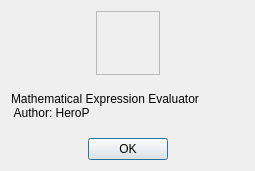
<?xml version="1.0" encoding="UTF-8"?>
<ui version="4.0">
 <class>aboutDialog</class>
 <widget class="QDialog" name="aboutDialog">
  <property name="geometry">
   <rect>
    <x>0</x>
    <y>0</y>
    <width>255</width>
    <height>171</height>
   </rect>
  </property>
  <property name="sizePolicy">
   <sizepolicy hsizetype="Fixed" vsizetype="Fixed">
    <horstretch>0</horstretch>
    <verstretch>0</verstretch>
   </sizepolicy>
  </property>
  <property name="windowTitle">
   <string>About</string>
  </property>
  <property name="windowIcon">
   <iconset resource="icon.qrc">
    <normaloff>:/Tutorial.ico</normaloff>:/Tutorial.ico</iconset>
  </property>
  <layout class="QVBoxLayout" name="verticalLayout">
   <item>
    <layout class="QHBoxLayout" name="horizontalLayout">
     <item>
      <spacer name="horizontalSpacer">
       <property name="orientation">
        <enum>Qt::Horizontal</enum>
       </property>
       <property name="sizeHint" stdset="0">
        <size>
         <width>40</width>
         <height>20</height>
        </size>
       </property>
      </spacer>
     </item>
     <item>
      <widget class="QFrame" name="iconFrame">
       <property name="sizePolicy">
        <sizepolicy hsizetype="Fixed" vsizetype="Fixed">
         <horstretch>0</horstretch>
         <verstretch>0</verstretch>
        </sizepolicy>
       </property>
       <property name="minimumSize">
        <size>
         <width>64</width>
         <height>64</height>
        </size>
       </property>
       <property name="maximumSize">
        <size>
         <width>64</width>
         <height>64</height>
        </size>
       </property>
       <property name="frameShape">
        <enum>QFrame::StyledPanel</enum>
       </property>
       <property name="frameShadow">
        <enum>QFrame::Raised</enum>
       </property>
       <property name="lineWidth">
        <number>1</number>
       </property>
       <layout class="QHBoxLayout" name="horizontalLayout_3">
        <property name="spacing">
         <number>0</number>
        </property>
        <property name="margin">
         <number>2</number>
        </property>
        <item>
         <widget class="QLabel" name="label">
          <property name="lineWidth">
           <number>0</number>
          </property>
          <property name="text">
           <string/>
          </property>
          <property name="pixmap">
           <pixmap resource="icon.qrc">:/Tutorial.ico</pixmap>
          </property>
          <property name="scaledContents">
           <bool>true</bool>
          </property>
         </widget>
        </item>
       </layout>
      </widget>
     </item>
     <item>
      <spacer name="horizontalSpacer_2">
       <property name="orientation">
        <enum>Qt::Horizontal</enum>
       </property>
       <property name="sizeHint" stdset="0">
        <size>
         <width>40</width>
         <height>20</height>
        </size>
       </property>
      </spacer>
     </item>
    </layout>
   </item>
   <item>
    <spacer name="verticalSpacer">
     <property name="orientation">
      <enum>Qt::Vertical</enum>
     </property>
     <property name="sizeHint" stdset="0">
      <size>
       <width>20</width>
       <height>40</height>
      </size>
     </property>
    </spacer>
   </item>
   <item>
    <widget class="QLabel" name="aboutLabel">
     <property name="text">
      <string>Mathematical Expression Evaluator
 Author: HeroP</string>
     </property>
    </widget>
   </item>
   <item>
    <spacer name="verticalSpacer_2">
     <property name="orientation">
      <enum>Qt::Vertical</enum>
     </property>
     <property name="sizeHint" stdset="0">
      <size>
       <width>20</width>
       <height>40</height>
      </size>
     </property>
    </spacer>
   </item>
   <item>
    <layout class="QHBoxLayout" name="horizontalLayout_2">
     <item>
      <spacer name="horizontalSpacer_4">
       <property name="orientation">
        <enum>Qt::Horizontal</enum>
       </property>
       <property name="sizeHint" stdset="0">
        <size>
         <width>40</width>
         <height>20</height>
        </size>
       </property>
      </spacer>
     </item>
     <item>
      <widget class="QDialogButtonBox" name="buttonBox">
       <property name="orientation">
        <enum>Qt::Horizontal</enum>
       </property>
       <property name="standardButtons">
        <set>QDialogButtonBox::Ok</set>
       </property>
       <property name="centerButtons">
        <bool>true</bool>
       </property>
      </widget>
     </item>
     <item>
      <spacer name="horizontalSpacer_3">
       <property name="orientation">
        <enum>Qt::Horizontal</enum>
       </property>
       <property name="sizeHint" stdset="0">
        <size>
         <width>40</width>
         <height>20</height>
        </size>
       </property>
      </spacer>
     </item>
    </layout>
   </item>
  </layout>
 </widget>
 <resources>
  <include location="icon.qrc"/>
 </resources>
 <connections>
  <connection>
   <sender>buttonBox</sender>
   <signal>accepted()</signal>
   <receiver>aboutDialog</receiver>
   <slot>accept()</slot>
   <hints>
    <hint type="sourcelabel">
     <x>222</x>
     <y>131</y>
    </hint>
    <hint type="destinationlabel">
     <x>157</x>
     <y>259</y>
    </hint>
   </hints>
  </connection>
  <connection>
   <sender>buttonBox</sender>
   <signal>rejected()</signal>
   <receiver>aboutDialog</receiver>
   <slot>reject()</slot>
   <hints>
    <hint type="sourcelabel">
     <x>290</x>
     <y>137</y>
    </hint>
    <hint type="destinationlabel">
     <x>286</x>
     <y>259</y>
    </hint>
   </hints>
  </connection>
 </connections>
</ui>
